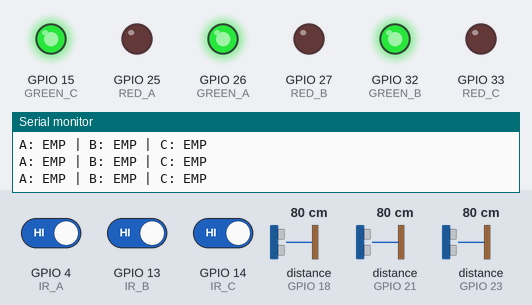
A sketch run on a simulated ESP32. Shown: output pins drawn as LEDs (lit = HIGH), the last lines printed to the serial monitor. Wiring (inferred from the names in the program): 3 × ultrasonic range finder: trigger GPIO 5, echo GPIO 18 / trigger GPIO 19, echo GPIO 21 / trigger GPIO 22, echo GPIO 23. The test bench sets the inputs (shaded band); at power-on: distance to the obstacle (sensors on GPIO 18, GPIO 21, GPIO 23) 80 cm, GPIO 4 (IR_A) HIGH, GPIO 13 (IR_B) HIGH, GPIO 14 (IR_C) HIGH. The echo pulse lasts 58.3 µs per cm; WiFi joins after 1.5 s; servers stay silent unless stated; pins used as bus, display or sensor lines are not drawn.

Above: at 3.7 s.
3.8 s: distance to the obstacle (sensor on GPIO 18) set to 17 cm
5.3 s: distance to the obstacle (sensor on GPIO 18) set to 13 cm
At 5.7 s:
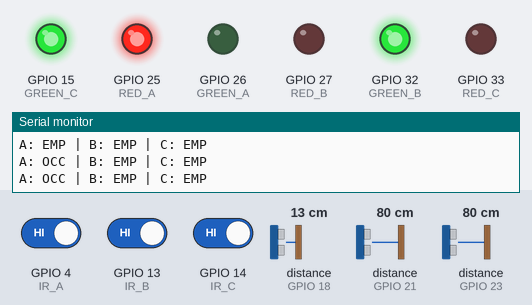
6.8 s: distance to the obstacle (sensor on GPIO 21) set to 17 cm
8.3 s: distance to the obstacle (sensor on GPIO 21) set to 14 cm
At 9.2 s:
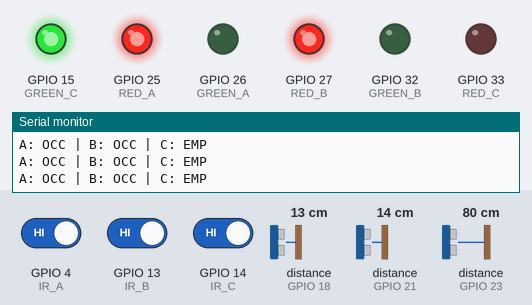
9.9 s: distance to the obstacle (sensor on GPIO 23) set to 18 cm
11.4 s: distance to the obstacle (sensor on GPIO 23) set to 14 cm
At 12.4 s:
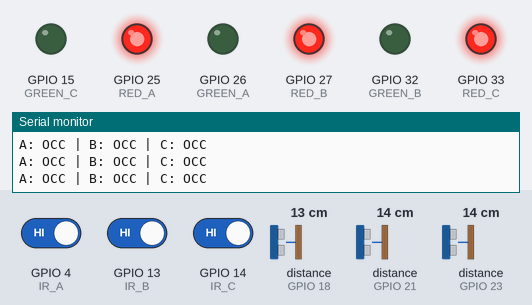
Timing chart, 0 to 14.0 s (numbered marks = the images above; inputs shaded):
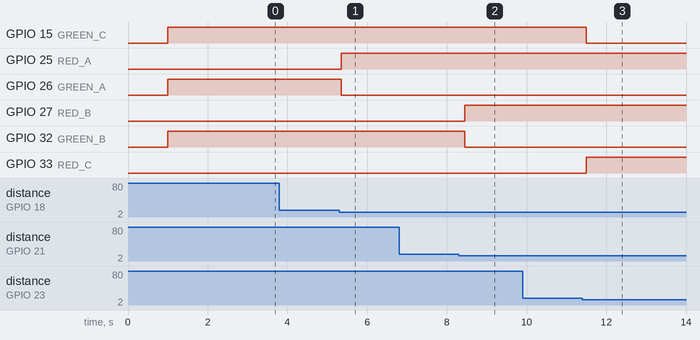

The sketch:

smartparkingsystem.ino
```cpp
#include <WiFi.h>

// ── WIFI CREDENTIALS ──────────────────────────────
const char* ssid     = "Your wifi";
const char* password = "wifi password";

// ── SERVER ────────────────────────────────────────
WiFiServer server(80);

// ── IR SENSOR PINS ────────────────────────────────
#define IR_A    4
#define IR_B    13
#define IR_C    14

// ── ULTRASONIC SENSOR PINS ────────────────────────
#define TRIG_A  5
#define ECHO_A  18
#define TRIG_B  19
#define ECHO_B  21
#define TRIG_C  22
#define ECHO_C  23

// ── LED PINS ──────────────────────────────────────
#define RED_A   25
#define GREEN_A 26
#define RED_B   27
#define GREEN_B 32
#define RED_C   33
#define GREEN_C 15

// ── THRESHOLD ─────────────────────────────────────
#define THRESHOLD 15

// ── SLOT STATUS ───────────────────────────────────
bool occupied_A = false;
bool occupied_B = false;
bool occupied_C = false;

// ── READ ULTRASONIC DISTANCE ──────────────────────
int readDistance(int trigPin, int echoPin) {
  digitalWrite(trigPin, LOW);
  delayMicroseconds(2);
  digitalWrite(trigPin, HIGH);
  delayMicroseconds(10);
  digitalWrite(trigPin, LOW);
  long dur = pulseIn(echoPin, HIGH, 30000);
  if (dur == 0) return 999;
  return dur * 0.034 / 2;
}

// ── CHECK IF SLOT IS OCCUPIED ─────────────────────
bool isOccupied(int irPin, int trigPin, int echoPin) {
  int irState  = digitalRead(irPin);
  int distance = readDistance(trigPin, echoPin);
  return (irState == LOW || distance < THRESHOLD);
}

// ── UPDATE LED ────────────────────────────────────
void updateLED(bool occ, int redPin, int greenPin) {
  digitalWrite(redPin,   occ ? HIGH : LOW);
  digitalWrite(greenPin, occ ? LOW  : HIGH);
}

void setup() {
  Serial.begin(115200);
  delay(1000);

  // IR inputs with PULLUP so floating pin reads HIGH (EMPTY)
  pinMode(IR_A, INPUT_PULLUP);
  pinMode(IR_B, INPUT_PULLUP);
  pinMode(IR_C, INPUT_PULLUP);

  // Ultrasonic
  pinMode(TRIG_A, OUTPUT); pinMode(ECHO_A, INPUT);
  pinMode(TRIG_B, OUTPUT); pinMode(ECHO_B, INPUT);
  pinMode(TRIG_C, OUTPUT); pinMode(ECHO_C, INPUT);

  // LEDs
  pinMode(RED_A,   OUTPUT); pinMode(GREEN_A, OUTPUT);
  pinMode(RED_B,   OUTPUT); pinMode(GREEN_B, OUTPUT);
  pinMode(RED_C,   OUTPUT); pinMode(GREEN_C, OUTPUT);


  updateLED(false, RED_A, GREEN_A);
  updateLED(false, RED_B, GREEN_B);
  updateLED(false, RED_C, GREEN_C);

  // Connect WiFi
  Serial.println("Connecting to WiFi...");
  WiFi.begin(ssid, password);

  int attempts = 0;
  while (WiFi.status() != WL_CONNECTED) {
    delay(500);
    Serial.print(".");
    attempts++;
    if (attempts > 40) {
      Serial.println("\nFailed to connect. Check WiFi name and password.");
      break;
    }
  }

  if (WiFi.status() == WL_CONNECTED) {
    Serial.println("\nWiFi connected!");
    Serial.print("ESP32 IP Address: ");
    Serial.println(WiFi.localIP());
    server.begin();
    Serial.println("Server started. Open browser and go to:");
    Serial.print("http://");
    Serial.println(WiFi.localIP());
  }
}

void loop() {
  if (WiFi.status() != WL_CONNECTED) {
    Serial.println("WiFi disconnected. Reconnecting...");
    WiFi.begin(ssid, password);
    delay(3000);
    return;
  }

  // Read all 3 slots
  occupied_A = isOccupied(IR_A, TRIG_A, ECHO_A);
  occupied_B = isOccupied(IR_B, TRIG_B, ECHO_B);
  occupied_C = isOccupied(IR_C, TRIG_C, ECHO_C);


  updateLED(occupied_A, RED_A, GREEN_A);
  updateLED(occupied_B, RED_B, GREEN_B);
  updateLED(occupied_C, RED_C, GREEN_C);

  // Print to Serial Monitor
  Serial.print("A: "); Serial.print(occupied_A ? "OCC" : "EMP");
  Serial.print(" | B: "); Serial.print(occupied_B ? "OCC" : "EMP");
  Serial.print(" | C: "); Serial.println(occupied_C ? "OCC" : "EMP");

  // Handle app HTTP request
  WiFiClient client = server.available();
  if (client) {
    String request = client.readStringUntil('\r');
    client.flush();

    String sA = occupied_A ? "OCCUPIED" : "EMPTY";
    String sB = occupied_B ? "OCCUPIED" : "EMPTY";
    String sC = occupied_C ? "OCCUPIED" : "EMPTY";

    String response = "SLOTA:" + sA + ",SLOTB:" + sB + ",SLOTC:" + sC;

    client.println("HTTP/1.1 200 OK");
    client.println("Content-Type: text/plain");
    client.println("Access-Control-Allow-Origin: *");
    client.println("Connection: close");
    client.println();
    client.println(response);
    client.stop();

    Serial.println("Sent to App: " + response);
  }

  delay(300);
}
```

Measured:
- the behaviour switches between 16 and 15 cm on distance to the obstacle (sensor on GPIO 18) (found by bisection; images 0 and 1)
- the behaviour switches between 16 and 15 cm on distance to the obstacle (sensor on GPIO 21) (found by bisection; images 1 and 2)
- the behaviour switches between 16 and 15 cm on distance to the obstacle (sensor on GPIO 23) (found by bisection; images 2 and 3)
- after the input at 5.3 s, GPIO 25 (RED_A): LOW → HIGH after 0.05 s; GPIO 26 (GREEN_A): HIGH → LOW after 0.05 s
- after the input at 8.3 s, GPIO 27 (RED_B): LOW → HIGH after 0.14 s; GPIO 32 (GREEN_B): HIGH → LOW after 0.14 s
- after the input at 11.4 s, GPIO 15 (GREEN_C): HIGH → LOW after 0.10 s; GPIO 33 (RED_C): LOW → HIGH after 0.10 s
